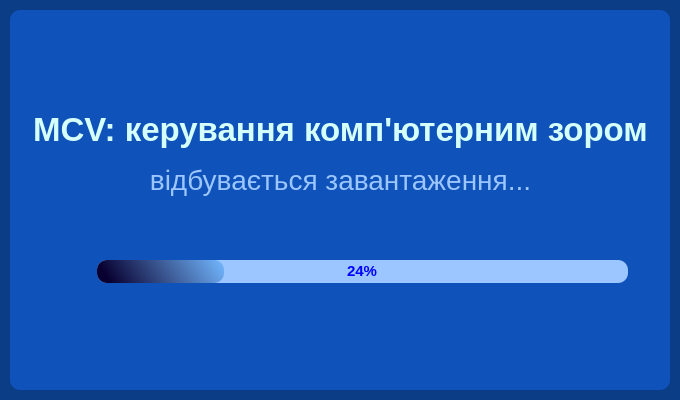
<?xml version="1.0" encoding="UTF-8"?>
<ui version="4.0">
 <class>Splash</class>
 <widget class="QMainWindow" name="Splash">
  <property name="geometry">
   <rect>
    <x>0</x>
    <y>0</y>
    <width>680</width>
    <height>400</height>
   </rect>
  </property>
  <property name="maximumSize">
   <size>
    <width>680</width>
    <height>400</height>
   </size>
  </property>
  <property name="windowTitle">
   <string>Завантаження додатку MCV</string>
  </property>
  <property name="windowIcon">
   <iconset>
    <normaloff>premium-icon-personal-computer-5416362.png</normaloff>premium-icon-personal-computer-5416362.png</iconset>
  </property>
  <property name="styleSheet">
   <string notr="true">background-color: rgb(11, 61, 135);</string>
  </property>
  <widget class="QWidget" name="centralwidget">
   <layout class="QVBoxLayout" name="verticalLayout">
    <property name="spacing">
     <number>0</number>
    </property>
    <property name="leftMargin">
     <number>10</number>
    </property>
    <property name="topMargin">
     <number>10</number>
    </property>
    <property name="rightMargin">
     <number>10</number>
    </property>
    <property name="bottomMargin">
     <number>10</number>
    </property>
    <item>
     <widget class="QFrame" name="dropShadowFrame">
      <property name="styleSheet">
       <string notr="true">QFrame{
	color: rgb(213, 255, 251);
	background-color: rgb(15, 82, 186);
	border-radius: 10px;
}</string>
      </property>
      <property name="frameShape">
       <enum>QFrame::StyledPanel</enum>
      </property>
      <property name="frameShadow">
       <enum>QFrame::Raised</enum>
      </property>
      <property name="lineWidth">
       <number>0</number>
      </property>
      <widget class="QLabel" name="label">
       <property name="geometry">
        <rect>
         <x>0</x>
         <y>90</y>
         <width>661</width>
         <height>61</height>
        </rect>
       </property>
       <property name="font">
        <font>
         <family>Segoe UI</family>
         <pointsize>25</pointsize>
        </font>
       </property>
       <property name="text">
        <string>&lt;html&gt;&lt;head/&gt;&lt;body&gt;&lt;p&gt;&lt;span style=&quot; font-weight:600;&quot;&gt;MCV: керування комп'ютерним зором&lt;/span&gt;&lt;/p&gt;&lt;/body&gt;&lt;/html&gt;</string>
       </property>
       <property name="alignment">
        <set>Qt::AlignCenter</set>
       </property>
      </widget>
      <widget class="QLabel" name="label_2">
       <property name="geometry">
        <rect>
         <x>0</x>
         <y>150</y>
         <width>661</width>
         <height>41</height>
        </rect>
       </property>
       <property name="font">
        <font>
         <family>Segoe UI</family>
         <pointsize>21</pointsize>
        </font>
       </property>
       <property name="styleSheet">
        <string notr="true">color: rgb(155, 198, 255);</string>
       </property>
       <property name="text">
        <string>&lt;html&gt;&lt;head/&gt;&lt;body&gt;&lt;p align=&quot;center&quot;&gt;відбувається завантаження...&lt;/p&gt;&lt;/body&gt;&lt;/html&gt;</string>
       </property>
       <property name="alignment">
        <set>Qt::AlignCenter</set>
       </property>
      </widget>
      <widget class="QProgressBar" name="progressBar">
       <property name="geometry">
        <rect>
         <x>87</x>
         <y>250</y>
         <width>531</width>
         <height>23</height>
        </rect>
       </property>
       <property name="font">
        <font>
         <pointsize>11</pointsize>
         <weight>75</weight>
         <bold>true</bold>
        </font>
       </property>
       <property name="styleSheet">
        <string notr="true">QProgressBar{
	
	background-color: rgb(155, 198, 255);
	color:rgb(0, 0, 255);
	border-radius:10px;
	border-style: none;
	text-align:center;

}
QProgressBar::chunk{
	border-radius: 10px;
	
	background-color:qlineargradient(spread:pad, x1:0, y1:0.119, x2:1, y2:0, stop:0 rgba(8, 0, 48, 255), stop:1 rgba(115, 184, 255, 255));
}</string>
       </property>
       <property name="value">
        <number>24</number>
       </property>
      </widget>
     </widget>
    </item>
   </layout>
  </widget>
 </widget>
 <resources/>
 <connections/>
</ui>
